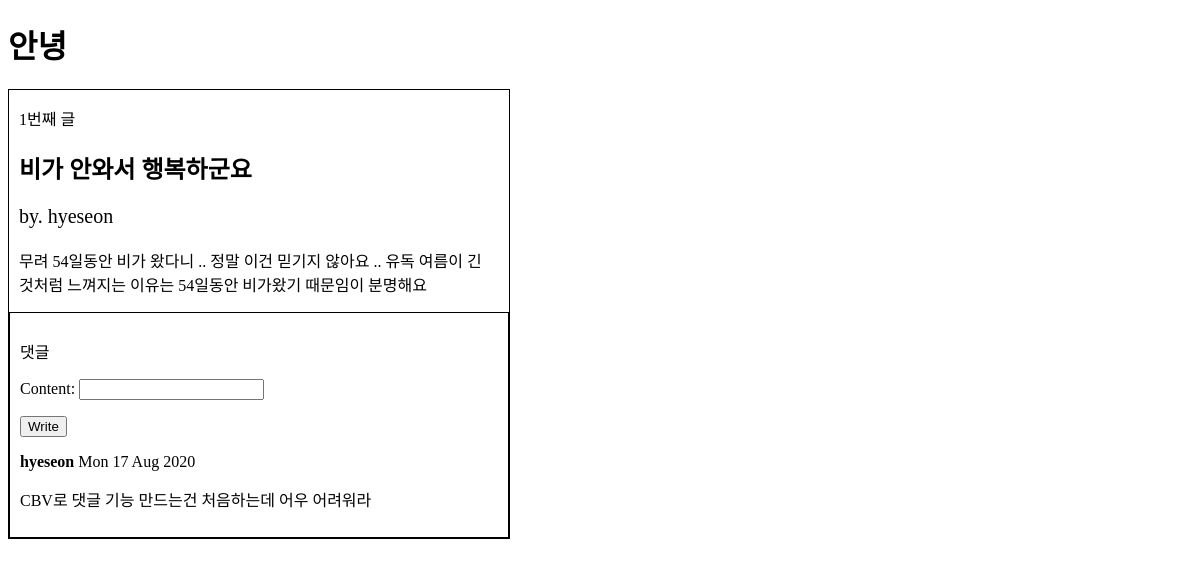
Before: /1/ with the older database file.
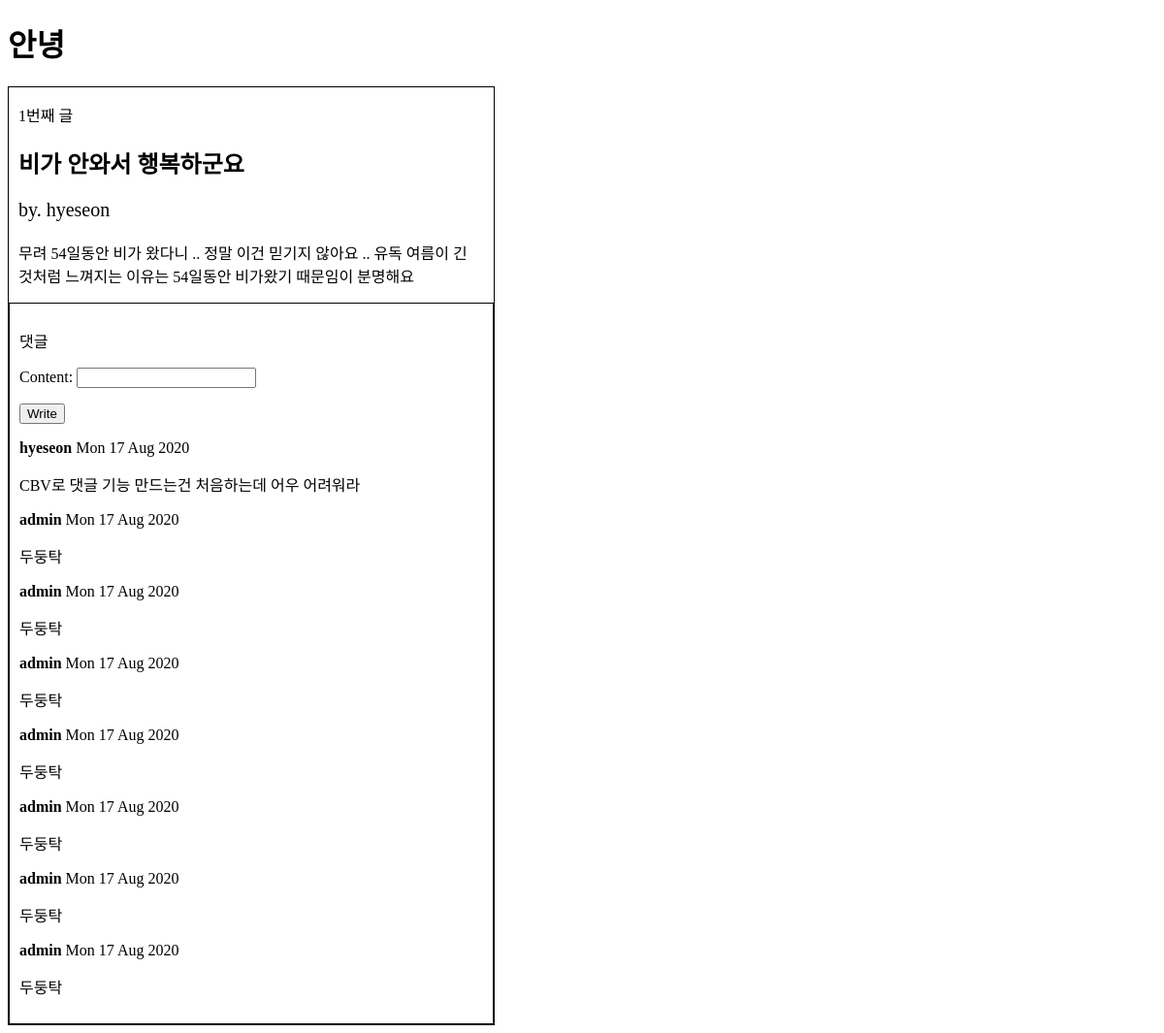
After: the same page with the newer database file.
### main/models.py (models this page shows, shortened)
class Comment(models.Model):
    content=models.CharField(max_length=100)
    author=models.ForeignKey(settings.AUTH_USER_MODEL, on_delete=models.CASCADE)
    post=models.ForeignKey(Post, on_delete=models.CASCADE)
    created = models.DateTimeField(auto_now_add=True)

### account/models.py (models this page shows)
class CustomUser(AbstractUser):
    name = models.CharField(max_length=50)
    nickname=models.CharField(max_length=100)
    age= models.PositiveIntegerField(null=True, blank=True)
    followers = models.ManyToManyField(settings.AUTH_USER_MODEL, related_name='following')

### main/views.py (the view)
# urls.py: path('<int:pk>/', views.DetailView.as_view(), name='detail'),
class DetailView(generic.DetailView):
    model = Post #queryset = Post.objects.all()이랑 같은 기능
    template_name = 'detail.html'
    context_object_name='ppost'
    def get_context_data(self, **kwargs):
        context_data = super(DetailView, self).get_context_data(**kwargs) #기본 context 인스턴스가 반환된다.
        context_data['form']=CommentForm()
        context_data['comments']=self.object.comment_set.all()
        return context_data

### main/forms.py
class CommentForm(forms.ModelForm):
    class Meta: #Meta클래스는 한줄 띄고 적는게 좋아용
        model = Comment
        fields=('content',)

### main/templates/detail.html (shortened to what this page needs)
<!DOCTYPE html>
<html lang="en">
<head>
</head>
<body>
    <h1>안녕</h1>
    <div class='box'>
        <div class="content">
            <p> {{ppost.id}}번째 글</p>
            <h2>{{ppost.title}}</h2>
            <p class="author">by. {{ppost.author}}</p>
            <p class="body">{{ppost.content}}</p>
        </div>
        <div class="comment">
            <p>댓글</p>
            <form action="{% url 'comment_create' ppost.id %}" method="POST">
                {{form.as_p}}
                <input type="submit" value="Write">
            </form>
            {% for comment in comments %}
                <p><b>{{comment.author}}</b>
                    {{comment.created|date:"D d M Y"}}</p>
                <p>{{comment.content}}</p>
            {% endfor %}
        </div>
    </div>
</body>
</html>

Changed rows visible on the page:
added Comment: author "admin", created "Mon 17 Aug 2020", content "두둥탁"
added Comment: author "admin", created "Mon 17 Aug 2020", content "두둥탁"
added Comment: author "admin", created "Mon 17 Aug 2020", content "두둥탁"
added Comment: author "admin", created "Mon 17 Aug 2020", content "두둥탁"
added Comment: author "admin", created "Mon 17 Aug 2020", content "두둥탁"
added Comment: author "admin", created "Mon 17 Aug 2020", content "두둥탁"
added Comment: author "admin", created "Mon 17 Aug 2020", content "두둥탁"
